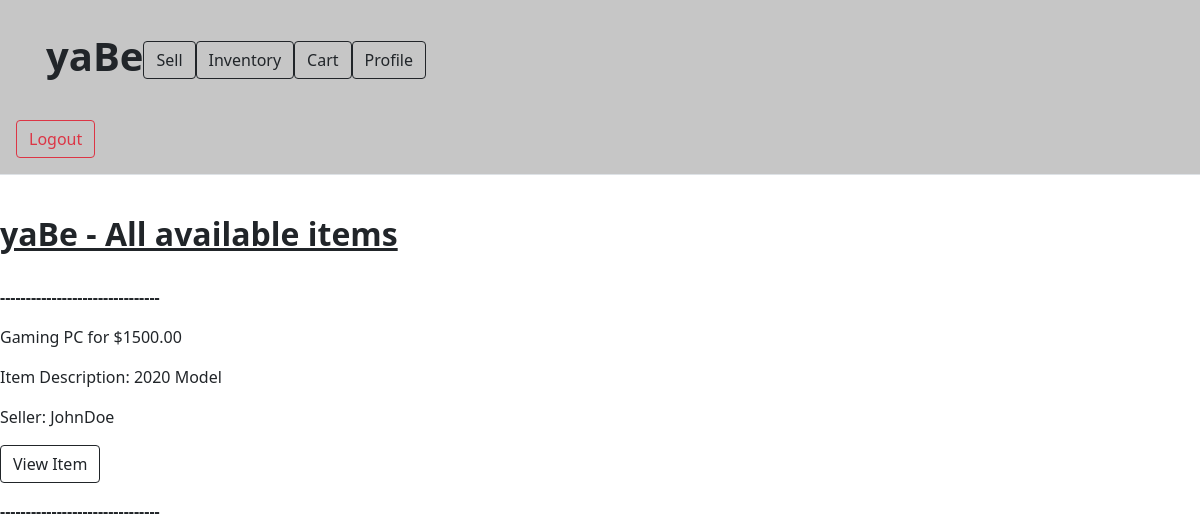
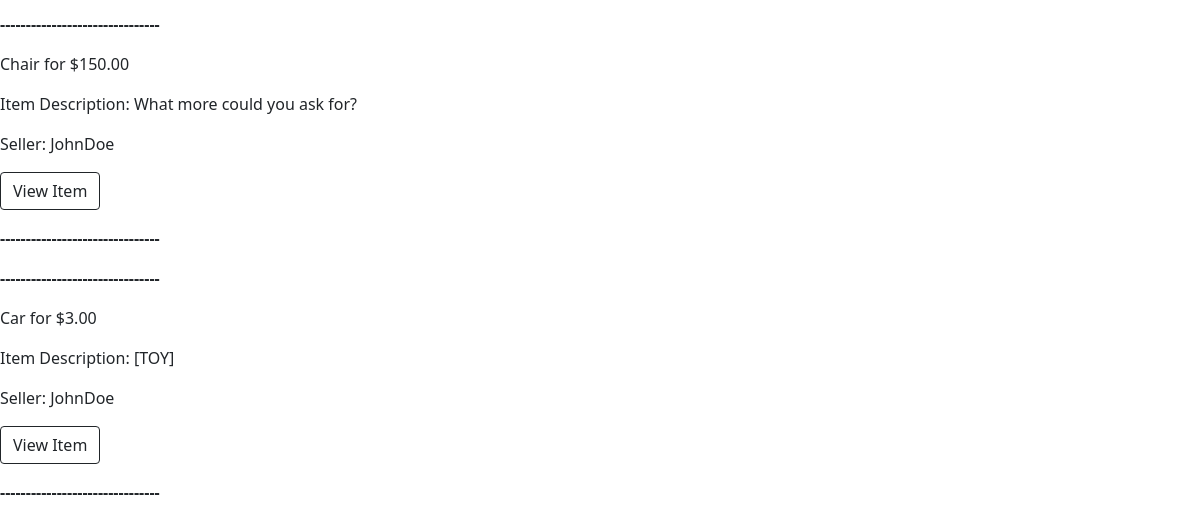
The page /see_all_items (signed in) on the database as committed earlier (2 pictures, top to bottom).
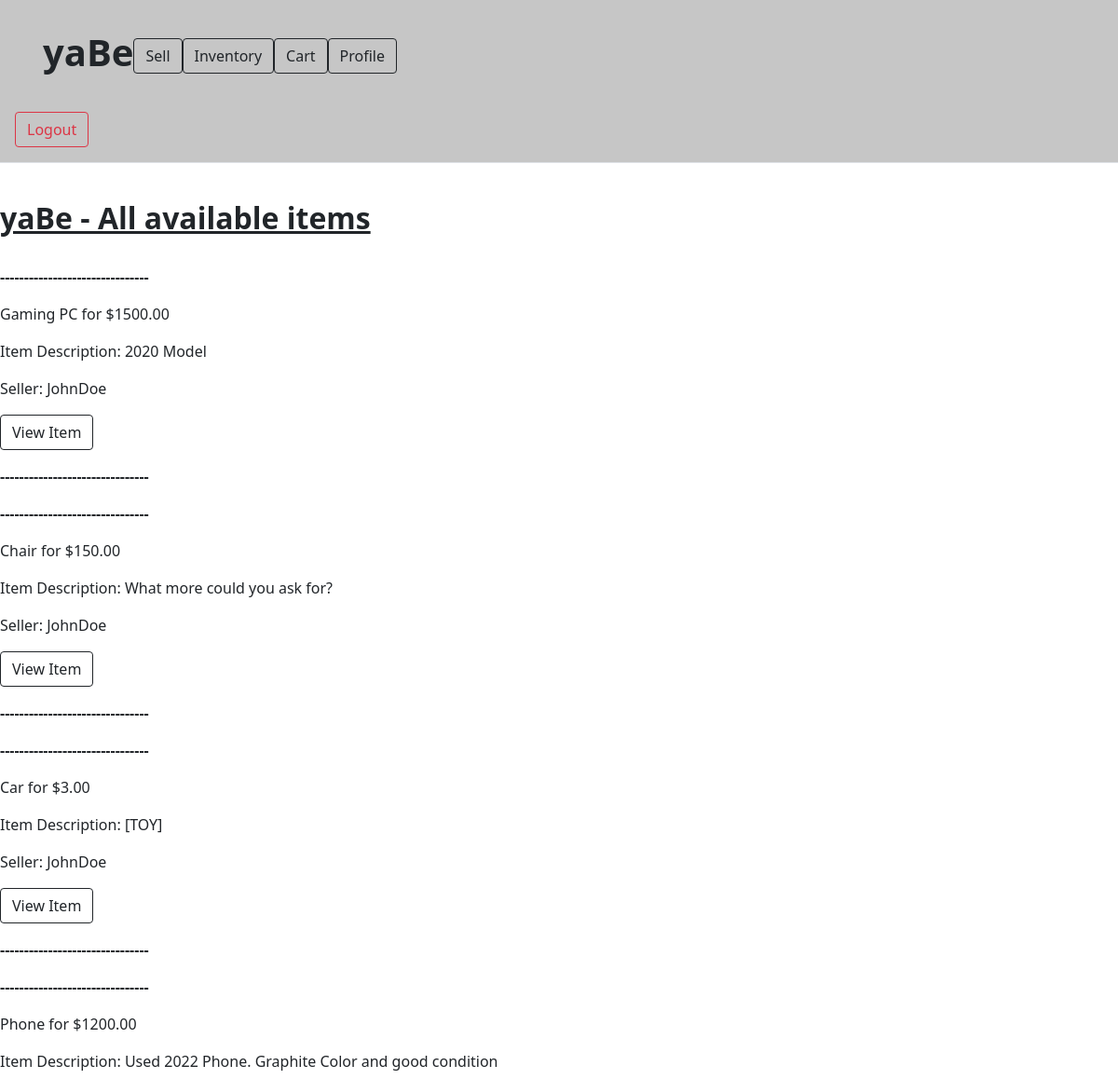
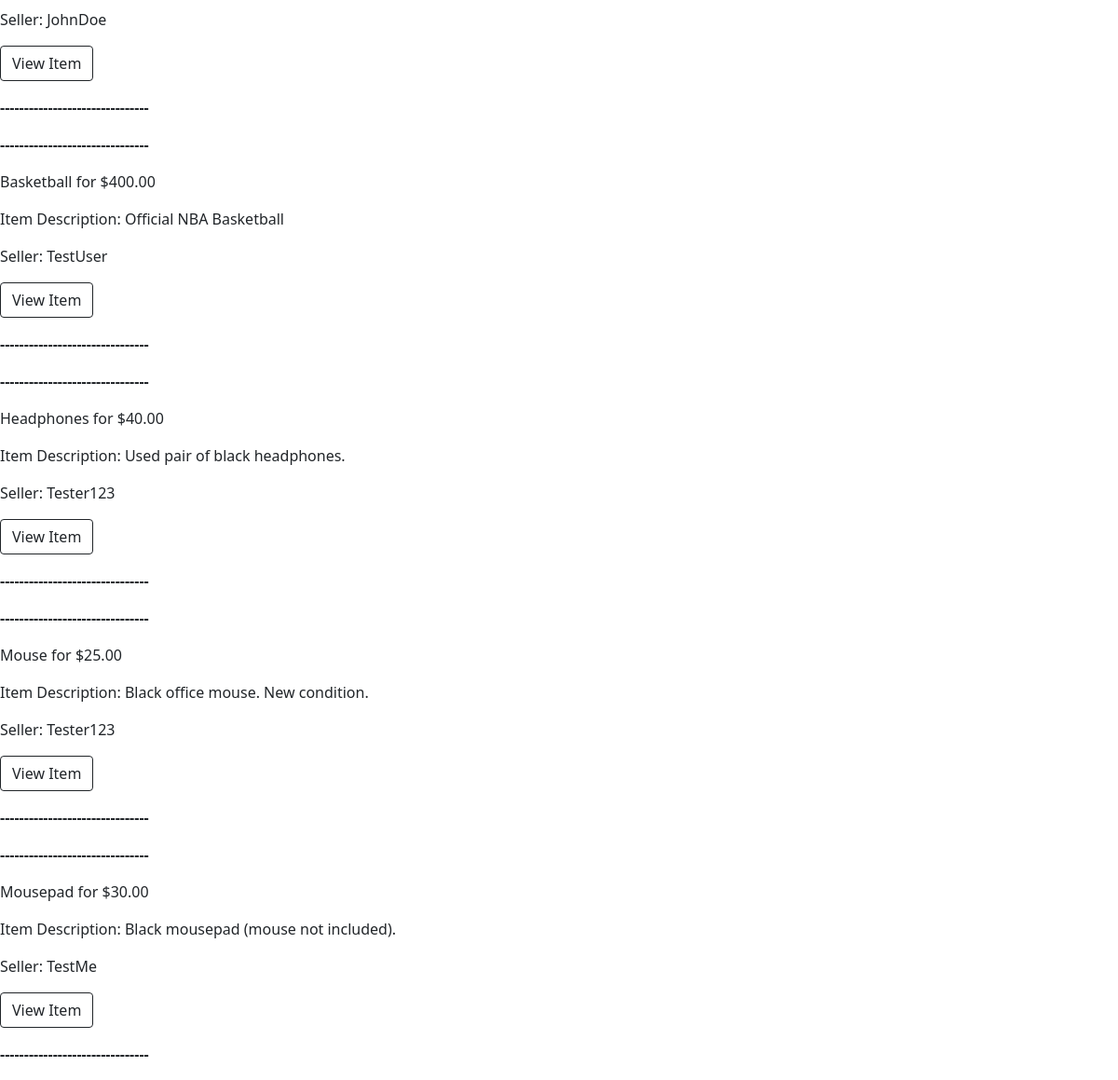
The same page on the database as committed later (2 pictures, top to bottom).
### app/models.py (models this page shows)
class Item(db.Model):
 id = db.Column(db.Integer, primary_key = True)
 name = db.Column(db.String(128))
 price = db.Column(db.Float)
 image = db.Column(db.String(256)) #changed from LargeBinary to String--this will be the name of the image
 description = db.Column(db.String(256))
 user_seller_name = db.Column(db.String, db.ForeignKey('user.username'))

### app/routes.py (the view)
@appObj.route('/see_all_items', methods =  ['GET', 'POST'])
@login_required
def see_all_items():
 items = Item.query.all()
 return render_template('see_all_items.html', items = items)

### app/models.py (called while the page is built)
@login.user_loader
def load_user(id):
 return User.query.get(int(id))

### app/templates/see_all_items.html (shortened to what this page needs)
<!doctype html>
<html lang="en">
  <head>
     <link href="https://cdn.jsdelivr.net/npm/bootstrap@5.0.2/dist/css/bootstrap.min.css" rel="stylesheet">
    <body>
    <body>
<main>
  <header class="p-3 mb-3 border-bottom" style= "background: #c6c6c6">
    <div class="container p-3 mb-3" style="background: #c6c6c6"">
     <div class="d-flex flex-wrap align-items-center justify-content-center justify-content-lg-start"</div>
        <a href="/home" class="d-flex align-items-center mb-2 mb-lg-0 text-dark text-decoration-none">
         <h1> <b> yaBe </b> </h1>
        </a>
        <ul class="nav col-12 col-lg-auto me-lg-auto mb-2 justify-content-center mb-md-0">
         <li> <a class="btn btn-outline-dark mr-2" href="sell_item" role="button">Sell</a> </li>
         <li> <a class="btn btn-outline-dark mr-2" href="see_all_items" role="button">Inventory</a> </li>
         <li> <a class="btn btn-outline-dark mr-2" href="cart" role="button">Cart</a></li>
         <li> <a class="btn btn-outline-dark" href="view_profile" role="button"> Profile </a></li>
        </ul>
        <br>
       </div>
     </div>
  <div class="d-flex flex-wrap align-items-center justify-content-center justify-content-lg-start" </div>
   <a class="btn btn-outline-danger mr-2" href="{{url_for('logout')}}" role="button"> Logout </a>
  </header>
  <br>
  <h2> <b><u> yaBe - All available items </b></u> </h2>
  <br>
  {% for item in items %}
     <p><b> ------------------------------- </b></p>
     <p> {{item.name}} for {{"$%.2f"|format(item.price)}} </p>
     <p> Item Description: {{item.description}} </p>
     <p> Seller: {{item.user_seller_name}} </p>
     <p> <a class="btn btn-outline-dark" href={{item.id}} role="button">View Item </a></p>
     <p> <b> ------------------------------- </b></p>
    {% endfor %}
</main>
  </body>
</html>

Rows that differ between the two databases and show on the page:
added Item: name "Phone", price "$1200.00", description "Used 2022 Phone. Graphite Color and good condition", user_seller_name "JohnDoe"
added Item: name "Basketball", price "$400.00", description "Official NBA Basketball", user_seller_name "TestUser"
added Item: name "Headphones", price "$40.00", description "Used pair of black headphones.", user_seller_name "Tester123"
added Item: name "Mouse", price "$25.00", description "Black office mouse. New condition.", user_seller_name "Tester123"
added Item: name "Mousepad", price "$30.00", description "Black mousepad (mouse not included).", user_seller_name "TestMe"
